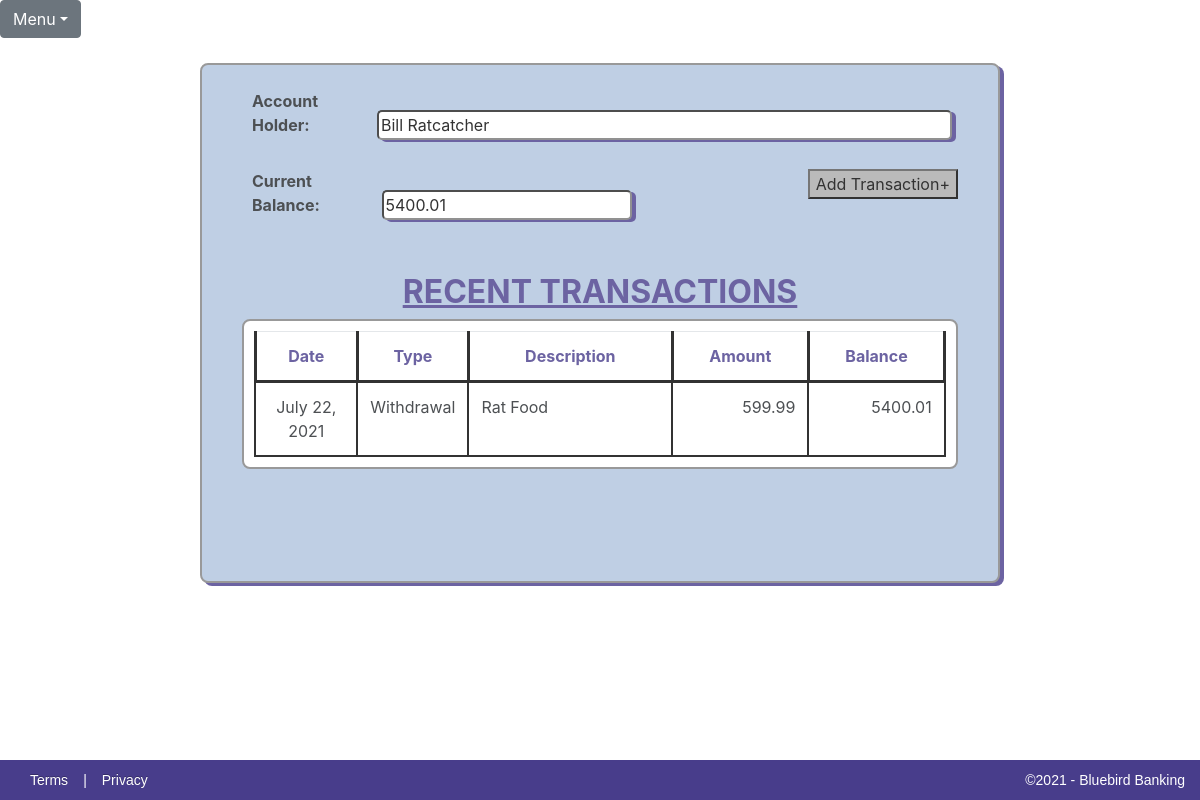
/2/balance/, run on the app's committed database.
### Checkbook/models.py (models this page shows)
class Account(models.Model):
    first_name = models.CharField(max_length=50, blank=True, default="")
    last_name = models.CharField(max_length=50, blank=True, default= "")
    initial_deposits = models.DecimalField(default=0.00, max_digits=100000000, decimal_places=2)
    objects = models.Manager()
    def __str__(self):
        return self.first_name + " " + self.last_name

class Transaction(models.Model):
    date = models.DateField()
    type = models.CharField(max_length=20, choices=trans_type)
    amount = models.DecimalField(default=0.00, max_digits=20, decimal_places=2)
    description = models.CharField(max_length=150, blank=True)
    account = models.ForeignKey(Account, on_delete=models.CASCADE)
    Transactions = models.Manager()

### Checkbook/views.py (the view)
# urls.py: path('<int:pk>/balance/', views.balance, name='balance'),
def balance(request, pk):
    account = get_object_or_404(Account, pk=pk)
    transactions = Transaction.Transactions.filter(account=pk)
    current_total = account.initial_deposits
    table_contents = { }
    for t in transactions:
        if t.type == 'Deposit':
            current_total += t.amount
            table_contents.update({t: current_total})
        else:
            current_total -= t.amount
            table_contents.update({t: current_total})
    content = {'account': account, 'table_contents': table_contents, 'balance': current_total}
    return render(request, 'checkbook/BalanceSheet.html', content)

### Checkbook/templates/checkbook/BalanceSheet.html (shortened to what this page needs)
{% extends 'checkbook_base.html' %}
{% block content %}
			<div id="all-transactions-form">
				<form>
					<br>
					<label>Account Holder:</label><input id="accountholder" type="text" name="accountHolder" value="{{ account }}" readonly>
					<br><br>
					<label>Current Balance:</label>
					<input id="balance" type="text" name="currentBalance" value="{{ balance }}" readonly>
					<button type="button"><a href="{% url 'transaction' %}">Add Transaction+</a></button>
				</form>
				<br><br>
			</div>
			<h2>RECENT TRANSACTIONS</h2>
			<table class="table table-responsive" id ="transactions-table">
				<tr id="headerRow">
					<th>Date</th>
					<th>Type</th>
					<th>Description</th>
					<th>Amount</th>
					<th>Balance</th>
				</tr>
				{% for key, total in table_contents.items %}
				<tr>
					<td class="center">{{ key.date }} </td>
					<td class="center">{{ key.type }}</td>
					<td class="left">{{ key.description }}</td>
					<td class="right">{{ key.amount }}</td>
					<td class="right">{{ total }}</td>
				</tr>
				{% endfor %}
			</table>
			<br><br>
{% endblock %}

### Checkbook/static/CSS/CheckbookApp.css (style rules this page uses)
html, body { height: cover; width: cover; }
body { font-family: Lucida Sans Unicode; text-align: center; background-image: url('C:/python_projects/chbkEnv/Django_Checkbook/Checkbook/static/images/CheckCalligraphyPen.jpg'); -webkit-background-size: cover; -moz-background-size: cover; -o-background-size: cover; background-size: cover; overflow: scroll; background-repeat: no-repeat; }
label { width: 125px; margin-left: 50px; font-weight: bold; opacity: initial; }
input, select { width: 500px; border-radius: 5px; box-shadow: 4px 2px darkslateblue; }
th { border: 3px solid black; }
tr td { height: 25px; border: 2px solid black; word-wrap: normal; vertical-align: top; width: auto; }
#headerRow { color: darkslateblue; text-align: center; }
.center { text-align: center; width: 15%; }
.left { padding-left: 10px; width: 30%; word-wrap: normal; }
.right { padding-right: 5px; width: 20%; text-align: right; }
.checkbook-container h2 { color: darkslateblue; font-size: 32px; font-weight: bold; text-align: center; text-decoration: underline; }
#all-transactions-form { position: relative; }
#all-transactions-form button { background-color: darkgray; position: relative; right: 40px; float: right; }
#accountholder { width: 575px; }
#balance { width: 250px; }
#transactions-table { background-color:white; width: 90%; height: auto; margin-right: auto; margin-left: auto; padding: 10px; border: 2px solid gray; border-collapse: collapse; border-radius: 8px; table-layout: auto; float: center; position: relative; }
.checkbook-container button, .new-account-button { background-color: darkgray; display: block; margin-left: auto; margin-right: auto; }
button a, button a:hover { text-decoration: none; text-align: center; color:black; }

### data on the page
Account: accountHolder "Bill Ratcatcher"
Transaction: date "July 22, 2021", type "Withdrawal", description "Rat Food", amount "599.99", total "5400.01"
